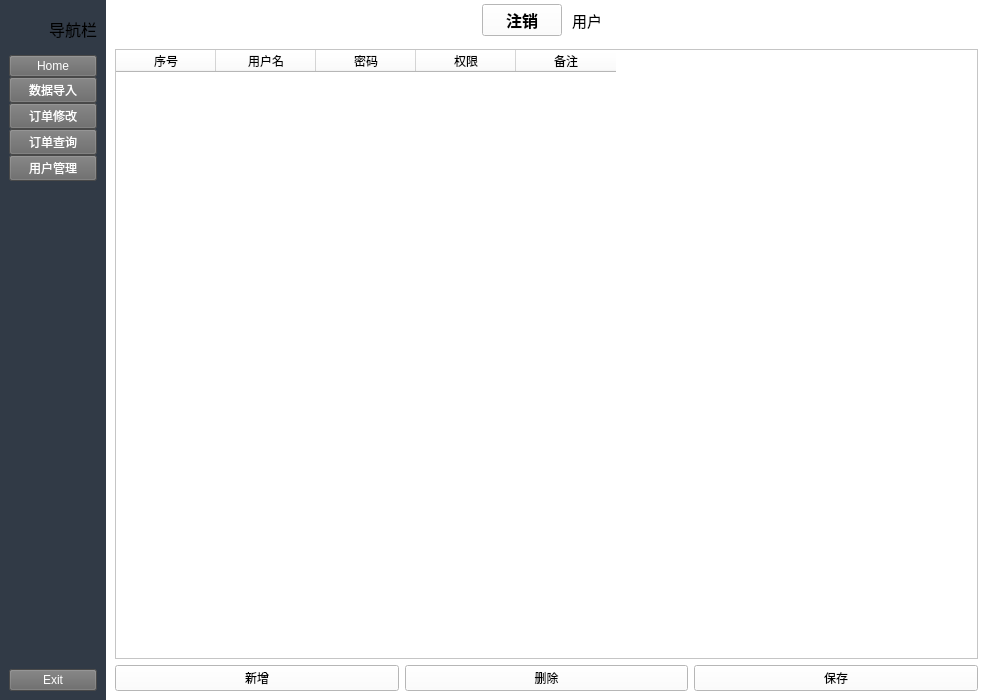
<?xml version="1.0" encoding="UTF-8"?>
<ui version="4.0">
 <class>MainWindow</class>
 <widget class="QMainWindow" name="MainWindow">
  <property name="geometry">
   <rect>
    <x>0</x>
    <y>0</y>
    <width>987</width>
    <height>700</height>
   </rect>
  </property>
  <property name="windowTitle">
   <string>MainWindow</string>
  </property>
  <property name="styleSheet">
   <string notr="true">background-color: rgb(255, 255, 255);</string>
  </property>
  <widget class="QWidget" name="centralwidget">
   <layout class="QGridLayout" name="gridLayout">
    <property name="leftMargin">
     <number>0</number>
    </property>
    <property name="topMargin">
     <number>0</number>
    </property>
    <property name="rightMargin">
     <number>0</number>
    </property>
    <property name="bottomMargin">
     <number>0</number>
    </property>
    <property name="spacing">
     <number>0</number>
    </property>
    <item row="0" column="0">
     <widget class="QWidget" name="icon_only_widget" native="true">
      <property name="styleSheet">
       <string notr="true">background-color: rgb(255, 255, 255);</string>
      </property>
      <layout class="QVBoxLayout" name="verticalLayout_3">
       <property name="spacing">
        <number>0</number>
       </property>
       <property name="leftMargin">
        <number>0</number>
       </property>
       <property name="topMargin">
        <number>0</number>
       </property>
       <property name="rightMargin">
        <number>0</number>
       </property>
       <property name="bottomMargin">
        <number>0</number>
       </property>
      </layout>
     </widget>
    </item>
    <item row="0" column="1">
     <widget class="QWidget" name="full_menu_widget" native="true">
      <property name="styleSheet">
       <string notr="true">background-color:#313a46;</string>
      </property>
      <layout class="QVBoxLayout" name="verticalLayout_4">
       <item>
        <layout class="QHBoxLayout" name="horizontalLayout_2">
         <property name="spacing">
          <number>0</number>
         </property>
         <item>
          <widget class="QLabel" name="logo_label_2">
           <property name="minimumSize">
            <size>
             <width>40</width>
             <height>40</height>
            </size>
           </property>
           <property name="maximumSize">
            <size>
             <width>40</width>
             <height>40</height>
            </size>
           </property>
           <property name="text">
            <string/>
           </property>
           <property name="pixmap">
            <pixmap>../../../../../.designer/icon/Logo.png</pixmap>
           </property>
           <property name="scaledContents">
            <bool>true</bool>
           </property>
          </widget>
         </item>
         <item>
          <widget class="QLabel" name="logo_label_3">
           <property name="font">
            <font>
             <pointsize>12</pointsize>
            </font>
           </property>
           <property name="text">
            <string>导航栏</string>
           </property>
          </widget>
         </item>
        </layout>
       </item>
       <item>
        <layout class="QVBoxLayout" name="verticalLayout_2">
         <property name="spacing">
          <number>0</number>
         </property>
         <item>
          <widget class="QPushButton" name="home_btn_2">
           <property name="sizePolicy">
            <sizepolicy hsizetype="Minimum" vsizetype="Fixed">
             <horstretch>0</horstretch>
             <verstretch>50</verstretch>
            </sizepolicy>
           </property>
           <property name="styleSheet">
            <string notr="true">color: rgb(255, 255, 255);
background-color: rgb(102, 102, 102);</string>
           </property>
           <property name="text">
            <string>Home</string>
           </property>
           <property name="icon">
            <iconset>
             <normaloff>:/icon/icon/home-4-48.ico</normaloff>:/icon/icon/home-4-48.ico</iconset>
           </property>
           <property name="iconSize">
            <size>
             <width>24</width>
             <height>24</height>
            </size>
           </property>
           <property name="checkable">
            <bool>true</bool>
           </property>
           <property name="autoExclusive">
            <bool>true</bool>
           </property>
          </widget>
         </item>
         <item>
          <widget class="QPushButton" name="import_data_btn_2">
           <property name="styleSheet">
            <string notr="true">color: rgb(255, 255, 255);
background-color: rgb(102, 102, 102);</string>
           </property>
           <property name="text">
            <string>数据导入</string>
           </property>
           <property name="icon">
            <iconset>
             <normaloff>:/新前缀/close-window-64.ico</normaloff>:/新前缀/close-window-64.ico</iconset>
           </property>
           <property name="iconSize">
            <size>
             <width>24</width>
             <height>24</height>
            </size>
           </property>
           <property name="checkable">
            <bool>true</bool>
           </property>
           <property name="autoExclusive">
            <bool>true</bool>
           </property>
          </widget>
         </item>
         <item>
          <widget class="QPushButton" name="orders_btn_2">
           <property name="styleSheet">
            <string notr="true">color: rgb(255, 255, 255);
background-color: rgb(102, 102, 102);</string>
           </property>
           <property name="text">
            <string>订单修改</string>
           </property>
           <property name="icon">
            <iconset>
             <normaloff>../../icon/home-4-48.ico</normaloff>../../icon/home-4-48.ico</iconset>
           </property>
           <property name="iconSize">
            <size>
             <width>24</width>
             <height>24</height>
            </size>
           </property>
           <property name="checkable">
            <bool>true</bool>
           </property>
           <property name="autoExclusive">
            <bool>true</bool>
           </property>
          </widget>
         </item>
         <item>
          <widget class="QPushButton" name="products_btn_2">
           <property name="styleSheet">
            <string notr="true">color: rgb(255, 255, 255);
background-color: rgb(102, 102, 102);</string>
           </property>
           <property name="text">
            <string>订单查询</string>
           </property>
           <property name="icon">
            <iconset resource="../source.qrc">
             <normaloff>:/ico/icon/product-48.ico</normaloff>:/ico/icon/product-48.ico</iconset>
           </property>
           <property name="iconSize">
            <size>
             <width>24</width>
             <height>24</height>
            </size>
           </property>
           <property name="checkable">
            <bool>true</bool>
           </property>
           <property name="autoExclusive">
            <bool>true</bool>
           </property>
          </widget>
         </item>
         <item>
          <widget class="QPushButton" name="customers_btn_2">
           <property name="styleSheet">
            <string notr="true">color: rgb(255, 255, 255);
background-color: rgb(102, 102, 102);</string>
           </property>
           <property name="text">
            <string>用户管理</string>
           </property>
           <property name="icon">
            <iconset resource="../source.qrc">
             <normaloff>:/ico/icon/group-48.ico</normaloff>:/ico/icon/group-48.ico</iconset>
           </property>
           <property name="iconSize">
            <size>
             <width>24</width>
             <height>24</height>
            </size>
           </property>
           <property name="checkable">
            <bool>true</bool>
           </property>
           <property name="autoExclusive">
            <bool>true</bool>
           </property>
          </widget>
         </item>
        </layout>
       </item>
       <item>
        <spacer name="verticalSpacer_2">
         <property name="orientation">
          <enum>Qt::Vertical</enum>
         </property>
         <property name="sizeHint" stdset="0">
          <size>
           <width>20</width>
           <height>373</height>
          </size>
         </property>
        </spacer>
       </item>
       <item>
        <widget class="QPushButton" name="exit_btn_2">
         <property name="styleSheet">
          <string notr="true">background-color: rgb(102, 102, 102);
color: rgb(255, 255, 255);</string>
         </property>
         <property name="text">
          <string>Exit</string>
         </property>
         <property name="icon">
          <iconset>
           <normaloff>../../icon/account-logout-64.ico</normaloff>
           <normalon>../../icon/activity-feed-48.ico</normalon>../../icon/account-logout-64.ico</iconset>
         </property>
         <property name="iconSize">
          <size>
           <width>14</width>
           <height>14</height>
          </size>
         </property>
        </widget>
       </item>
      </layout>
     </widget>
    </item>
    <item row="0" column="2">
     <widget class="QWidget" name="widget_3" native="true">
      <layout class="QVBoxLayout" name="verticalLayout_5">
       <property name="spacing">
        <number>0</number>
       </property>
       <property name="leftMargin">
        <number>0</number>
       </property>
       <property name="topMargin">
        <number>0</number>
       </property>
       <property name="rightMargin">
        <number>0</number>
       </property>
       <property name="bottomMargin">
        <number>0</number>
       </property>
       <item>
        <widget class="QWidget" name="widget" native="true">
         <property name="minimumSize">
          <size>
           <width>0</width>
           <height>40</height>
          </size>
         </property>
         <layout class="QHBoxLayout" name="horizontalLayout_4">
          <property name="spacing">
           <number>0</number>
          </property>
          <property name="leftMargin">
           <number>0</number>
          </property>
          <property name="topMargin">
           <number>0</number>
          </property>
          <property name="rightMargin">
           <number>9</number>
          </property>
          <property name="bottomMargin">
           <number>0</number>
          </property>
          <item>
           <spacer name="horizontalSpacer">
            <property name="orientation">
             <enum>Qt::Horizontal</enum>
            </property>
            <property name="sizeHint" stdset="0">
             <size>
              <width>236</width>
              <height>20</height>
             </size>
            </property>
           </spacer>
          </item>
          <item>
           <layout class="QHBoxLayout" name="horizontalLayout">
            <property name="spacing">
             <number>10</number>
            </property>
            <item>
             <widget class="QPushButton" name="user_btn">
              <property name="font">
               <font>
                <pointsize>12</pointsize>
                <bold>true</bold>
               </font>
              </property>
              <property name="text">
               <string>注销</string>
              </property>
              <property name="icon">
               <iconset>
                <normaloff>:/icon/icon/user-48.ico</normaloff>:/icon/icon/user-48.ico</iconset>
              </property>
              <property name="iconSize">
               <size>
                <width>24</width>
                <height>24</height>
               </size>
              </property>
             </widget>
            </item>
            <item>
             <widget class="QLabel" name="label">
              <property name="font">
               <font>
                <pointsize>11</pointsize>
               </font>
              </property>
              <property name="text">
               <string>用户</string>
              </property>
             </widget>
            </item>
           </layout>
          </item>
          <item>
           <spacer name="horizontalSpacer_2">
            <property name="orientation">
             <enum>Qt::Horizontal</enum>
            </property>
            <property name="sizeHint" stdset="0">
             <size>
              <width>236</width>
              <height>20</height>
             </size>
            </property>
           </spacer>
          </item>
         </layout>
        </widget>
       </item>
       <item>
        <widget class="QStackedWidget" name="stackedWidget">
         <property name="currentIndex">
          <number>6</number>
         </property>
         <widget class="QWidget" name="page">
          <layout class="QGridLayout" name="gridLayout_2">
           <item row="0" column="0">
            <widget class="QLabel" name="label_4">
             <property name="font">
              <font>
               <pointsize>20</pointsize>
              </font>
             </property>
             <property name="text">
              <string>Home Page</string>
             </property>
             <property name="alignment">
              <set>Qt::AlignCenter</set>
             </property>
            </widget>
           </item>
          </layout>
         </widget>
         <widget class="QWidget" name="page_2">
          <layout class="QGridLayout" name="gridLayout_3">
           <item row="1" column="0">
            <widget class="QPushButton" name="import_data_btn">
             <property name="text">
              <string>从文件导入数据</string>
             </property>
             <property name="checkable">
              <bool>true</bool>
             </property>
             <property name="autoExclusive">
              <bool>false</bool>
             </property>
            </widget>
           </item>
           <item row="1" column="1">
            <widget class="QPushButton" name="savebtn">
             <property name="text">
              <string>保存数据到数据库</string>
             </property>
             <property name="checkable">
              <bool>true</bool>
             </property>
             <property name="autoExclusive">
              <bool>false</bool>
             </property>
            </widget>
           </item>
           <item row="0" column="0" colspan="2">
            <widget class="QTableWidget" name="tableWidget_2">
             <column>
              <property name="text">
               <string>任务单号</string>
              </property>
             </column>
             <column>
              <property name="text">
               <string>开始时间</string>
              </property>
             </column>
             <column>
              <property name="text">
               <string>结束时间</string>
              </property>
             </column>
             <column>
              <property name="text">
               <string>三方单号</string>
              </property>
             </column>
             <column>
              <property name="text">
               <string>始发网点</string>
              </property>
             </column>
             <column>
              <property name="text">
               <string>目的网点</string>
              </property>
             </column>
             <column>
              <property name="text">
               <string>车牌号</string>
              </property>
             </column>
             <column>
              <property name="text">
               <string>计费车型</string>
              </property>
             </column>
             <column>
              <property name="text">
               <string>三方司机</string>
              </property>
             </column>
             <column>
              <property name="text">
               <string>核实司机</string>
              </property>
             </column>
            </widget>
           </item>
          </layout>
         </widget>
         <widget class="QWidget" name="page_3">
          <layout class="QGridLayout" name="gridLayout_4">
           <item row="0" column="0">
            <widget class="QLabel" name="label_6">
             <property name="font">
              <font>
               <pointsize>20</pointsize>
              </font>
             </property>
             <property name="text">
              <string>Orders Page</string>
             </property>
             <property name="alignment">
              <set>Qt::AlignCenter</set>
             </property>
            </widget>
           </item>
          </layout>
         </widget>
         <widget class="QWidget" name="page_4">
          <layout class="QGridLayout" name="gridLayout_5">
           <item row="0" column="0">
            <widget class="QLabel" name="label_7">
             <property name="font">
              <font>
               <pointsize>20</pointsize>
              </font>
             </property>
             <property name="text">
              <string>Product Page</string>
             </property>
             <property name="alignment">
              <set>Qt::AlignCenter</set>
             </property>
            </widget>
           </item>
          </layout>
         </widget>
         <widget class="QWidget" name="page_5">
          <layout class="QGridLayout" name="gridLayout_6">
           <item row="0" column="0">
            <widget class="QLabel" name="label_8">
             <property name="font">
              <font>
               <pointsize>20</pointsize>
              </font>
             </property>
             <property name="text">
              <string>Customers Page</string>
             </property>
             <property name="alignment">
              <set>Qt::AlignCenter</set>
             </property>
            </widget>
           </item>
          </layout>
         </widget>
         <widget class="QWidget" name="page_6">
          <layout class="QGridLayout" name="gridLayout_7">
           <item row="0" column="0">
            <widget class="QLabel" name="label_9">
             <property name="font">
              <font>
               <pointsize>20</pointsize>
              </font>
             </property>
             <property name="text">
              <string>Search Page</string>
             </property>
             <property name="alignment">
              <set>Qt::AlignCenter</set>
             </property>
            </widget>
           </item>
          </layout>
         </widget>
         <widget class="QWidget" name="page_7">
          <layout class="QGridLayout" name="gridLayout_8">
           <item row="1" column="0">
            <widget class="QPushButton" name="user_add_btn">
             <property name="text">
              <string>新增</string>
             </property>
             <property name="checkable">
              <bool>true</bool>
             </property>
             <property name="autoExclusive">
              <bool>false</bool>
             </property>
            </widget>
           </item>
           <item row="0" column="0" colspan="3">
            <widget class="QTableWidget" name="table_users">
             <property name="cursor" stdset="0">
              <cursorShape>IBeamCursor</cursorShape>
             </property>
             <property name="editTriggers">
              <set>QAbstractItemView::NoEditTriggers</set>
             </property>
             <property name="alternatingRowColors">
              <bool>true</bool>
             </property>
             <property name="selectionBehavior">
              <enum>QAbstractItemView::SelectRows</enum>
             </property>
             <attribute name="verticalHeaderVisible">
              <bool>false</bool>
             </attribute>
             <column>
              <property name="text">
               <string notr="true">序号</string>
              </property>
             </column>
             <column>
              <property name="text">
               <string>用户名</string>
              </property>
             </column>
             <column>
              <property name="text">
               <string>密码</string>
              </property>
             </column>
             <column>
              <property name="text">
               <string comment="0" extracomment="0">权限</string>
              </property>
              <property name="whatsThis">
               <string>管理数据权限</string>
              </property>
             </column>
             <column>
              <property name="text">
               <string comment="0">备注</string>
              </property>
             </column>
            </widget>
           </item>
           <item row="1" column="2">
            <widget class="QPushButton" name="user_save_btn">
             <property name="text">
              <string>保存</string>
             </property>
             <property name="checkable">
              <bool>true</bool>
             </property>
             <property name="autoExclusive">
              <bool>false</bool>
             </property>
            </widget>
           </item>
           <item row="1" column="1">
            <widget class="QPushButton" name="user_del_btn">
             <property name="text">
              <string>删除</string>
             </property>
             <property name="checkable">
              <bool>true</bool>
             </property>
             <property name="autoExclusive">
              <bool>false</bool>
             </property>
            </widget>
           </item>
          </layout>
         </widget>
        </widget>
       </item>
      </layout>
     </widget>
    </item>
   </layout>
  </widget>
 </widget>
 <resources>
  <include location="../source.qrc"/>
 </resources>
 <connections>
  <connection>
   <sender>exit_btn_2</sender>
   <signal>clicked()</signal>
   <receiver>MainWindow</receiver>
   <slot>close()</slot>
   <hints>
    <hint type="sourcelabel">
     <x>126</x>
     <y>584</y>
    </hint>
    <hint type="destinationlabel">
     <x>284</x>
     <y>606</y>
    </hint>
   </hints>
  </connection>
 </connections>
</ui>
